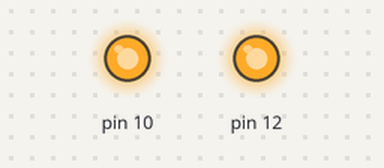
This sketch was run on a simulated Arduino Uno, built with avr-gcc and run on an emulated ATmega328P. Shown: output pins drawn as LEDs (lit = HIGH).

Above: at 0.1 s.
Timing chart, 0 to 1.6 s (numbered marks = the images above):
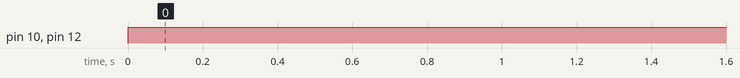

Measured:
- by itself, pin 10, pin 12: LOW → HIGH at 0.00 s

The sketch:

dc_motor_code.ino
```cpp
void setup()
{
  pinMode(10, OUTPUT);
  pinMode(12, OUTPUT);
}

void loop()
{
  digitalWrite(10, HIGH);
  digitalWrite(12, HIGH);
  delay(10); // Delay a little bit to improve simulation performance
}
```
